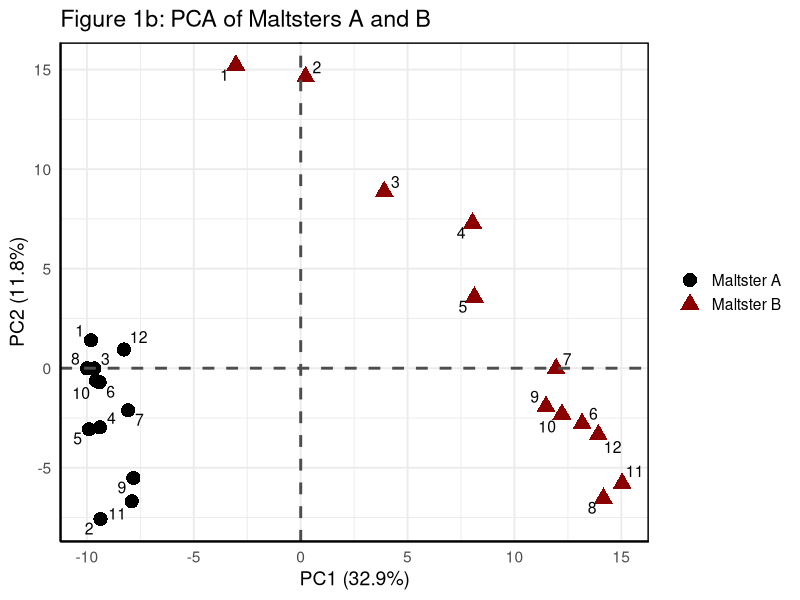

The R script that drew this image:
# Load libraries (again, if you're in a new session)
library(tidyverse)
library(ggrepel)

# Load the updated dataset
allmets <- read_csv("AllMetsv.1_03282025.csv")

# Filter to only Maltster A & B
allmets_ab <- allmets %>%
  filter(Origin %in% c("Maltster A", "Maltster B"))

# Split metadata and metabolite data
meta_ab <- allmets_ab %>%
  select(ID, Variety, Origin, Month)

mets_ab <- allmets_ab %>%
  select(-ID, -Variety, -Origin, -Month)

# Run PCA
pca_res_ab <- prcomp(mets_ab, scale. = TRUE)

# Combine PCA scores with metadata
pca_df_ab <- as.data.frame(pca_res_ab$x) %>%
  bind_cols(meta_ab)

# Define shapes and colors
maltster_shapes_ab <- c("Maltster A" = 16, "Maltster B" = 17)
maltster_colors_ab <- c("Maltster A" = "black", "Maltster B" = "darkred")

# PCA Plot for 1b
ggplot(pca_df_ab, aes(x = PC1, y = PC2)) +
  geom_point(aes(shape = Origin, color = Origin), size = 4, stroke = 1.2) +
  geom_text_repel(aes(label = Month), size = 4, color = "black", max.overlaps = 100) +
  geom_hline(yintercept = 0, linewidth = 1, color = "gray30", linetype = "dashed") +
  geom_vline(xintercept = 0, linewidth = 1, color = "gray30", linetype = "dashed") +
  labs(
    title = "Figure 1b: PCA of Maltsters A and B",
    x = paste0("PC1 (", round(summary(pca_res_ab)$importance[2, 1] * 100, 1), "%)"),
    y = paste0("PC2 (", round(summary(pca_res_ab)$importance[2, 2] * 100, 1), "%)")
  ) +
  scale_shape_manual(values = maltster_shapes_ab) +
  scale_color_manual(values = maltster_colors_ab) +
  theme_minimal(base_size = 14) +
  theme(
    panel.border = element_rect(color = "black", fill = NA, linewidth = 1),
    axis.line = element_line(color = "black"),
    legend.title = element_blank(),
    legend.position = "right"
  )
